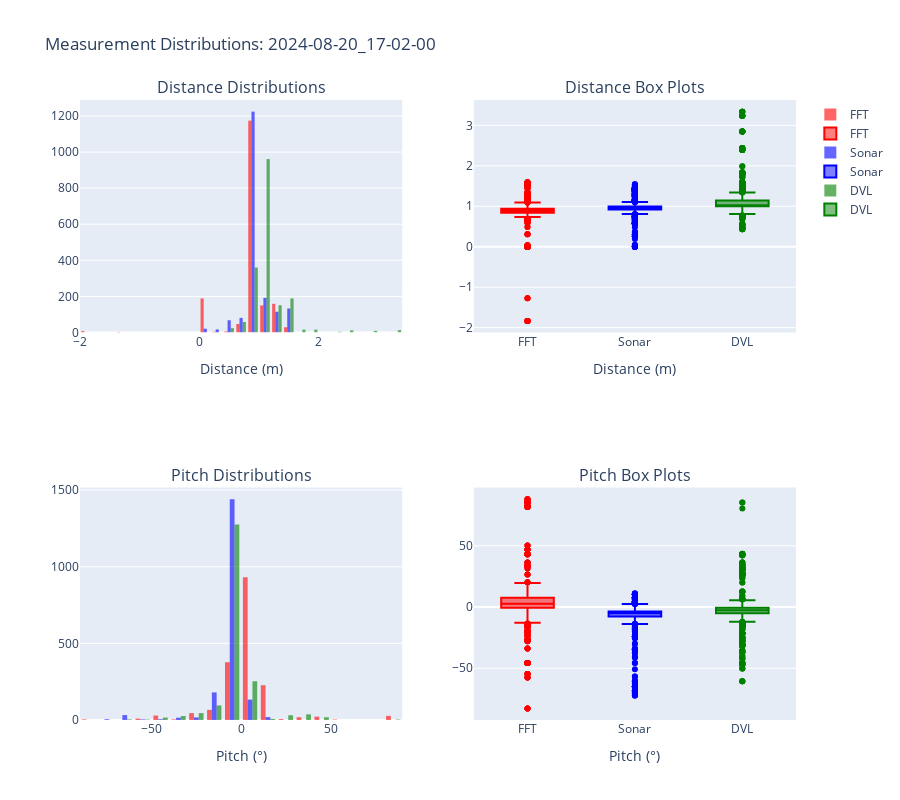
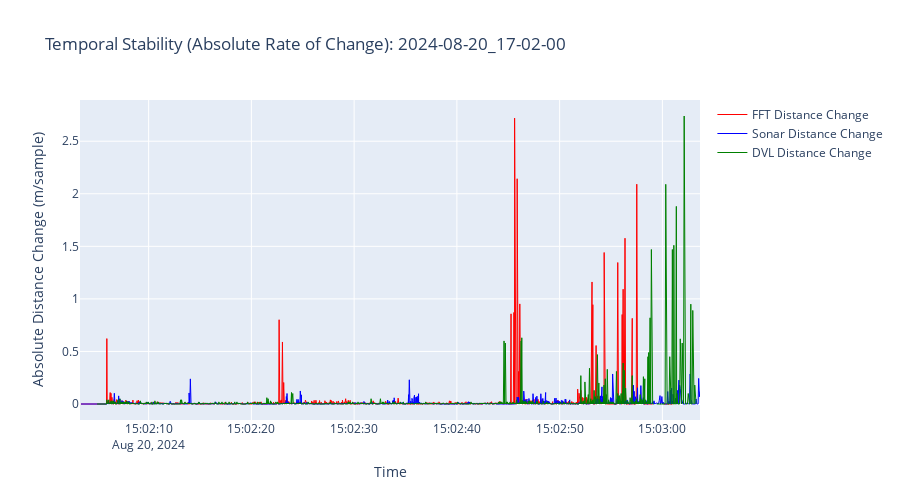
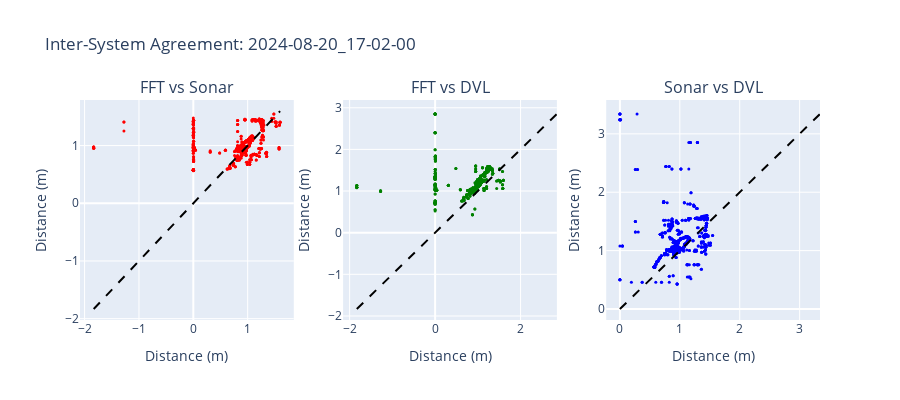

Notebook code cell kept with these figures, in order:
### Markdown cell above
## 8. Position Statistics and Analysis

### Code cell
# Display detailed position statistics
if three_sync_df is not None and not three_sync_df.empty:
    # XY Position Summary
    print_xy_position_statistics(three_sync_df)
    
    # Distance and Pitch Statistics
    distance_pitch_stats = compute_distance_pitch_statistics(three_sync_df)
    print_distance_pitch_statistics(distance_pitch_stats)
    
    # Quality metrics (no ground truth needed)
    print_quality_metrics(three_sync_df)
    
    # Time series analysis
    print_timeseries_analysis(three_sync_df)
    
    # Generate and display statistical visualizations
    print("\n=== GENERATING STATISTICAL VISUALIZATIONS ===\n")
    stat_figs = create_statistics_visualizations(three_sync_df, TARGET_BAG)
    
    for name, fig in stat_figs.items():
        if fig is not None:
            print(f"Displaying {name.replace('_', ' ').title()}...")
            try:
                display(fig)
                save_path = PLOTS_DIR / f"{TARGET_BAG}_stats_{name}.html"
                fig.write_html(str(save_path))
                print(f"  ✓ Saved: {save_path.name}\n")
            except Exception as e:
                print(f"  ✗ Warning: Could not display/save - {e}\n")
    
    # Generate and display time series visualizations
    print("=== GENERATING TIME SERIES VISUALIZATIONS ===\n")
    ts_figs = create_timeseries_visualizations(three_sync_df, TARGET_BAG)
    
    for name, fig in ts_figs.items():
        if fig is not None:
            print(f"Displaying {name.replace('_', ' ').title()}...")
            try:
                display(fig)
                save_path = PLOTS_DIR / f"{TARGET_BAG}_timeseries_{name}.html"
                fig.write_html(str(save_path))
                print(f"  ✓ Saved: {save_path.name}\n")
            except Exception as e:
                print(f"  ✗ Warning: Could not display/save - {e}\n")
    
    # Additional detailed analysis if visualizer available
    if visualizer is not None:
        try:
            print("\n=== DETAILED POSITION ANALYSIS ===\n")
            visualizer.print_position_summary(three_sync_df)
        except Exception as e:
            print(f"Could not print detailed analysis: {e}")
else:
    print("✗ No synchronized data available for position analysis")

### Figure 1 — Plotly figure (JSON) as saved in the notebook; plotly's stock layout.template omitted (floating-point values rounded to 4 significant figures; data arrays with more than 128 entries replaced by an {"elided": "..."} marker saying what was removed)
{"data": [{"marker": {"color": "red"}, "name": "FFT", "nbinsx": 30, "opacity": 0.6, "type": "histogram", "x": {"elided": "1769 float values"}, "xaxis": "x", "yaxis": "y"}, {"marker": {"color": "red"}, "name": "FFT", "type": "box", "xaxis": "x2", "y": {"elided": "1769 float values"}, "yaxis": "y2"}, {"marker": {"color": "red"}, "name": "FFT", "nbinsx": 30, "opacity": 0.6, "showlegend": false, "type": "histogram", "x": {"elided": "1769 float values"}, "xaxis": "x3", "yaxis": "y3"}, {"marker": {"color": "red"}, "name": "FFT", "showlegend": false, "type": "box", "xaxis": "x4", "y": {"elided": "1769 float values"}, "yaxis": "y4"}, {"marker": {"color": "blue"}, "name": "Sonar", "nbinsx": 30, "opacity": 0.6, "type": "histogram", "x": {"elided": "1851 float values"}, "xaxis": "x", "yaxis": "y"}, {"marker": {"color": "blue"}, "name": "Sonar", "type": "box", "xaxis": "x2", "y": {"elided": "1851 float values"}, "yaxis": "y2"}, {"marker": {"color": "blue"}, "name": "Sonar", "nbinsx": 30, "opacity": 0.6, "showlegend": false, "type": "histogram", "x": {"elided": "1851 float values"}, "xaxis": "x3", "yaxis": "y3"}, {"marker": {"color": "blue"}, "name": "Sonar", "showlegend": false, "type": "box", "xaxis": "x4", "y": {"elided": "1851 float values"}, "yaxis": "y4"}, {"marker": {"color": "green"}, "name": "DVL", "nbinsx": 30, "opacity": 0.6, "type": "histogram", "x": {"elided": "1813 float values"}, "xaxis": "x", "yaxis": "y"}, {"marker": {"color": "green"}, "name": "DVL", "type": "box", "xaxis": "x2", "y": {"elided": "1813 float values"}, "yaxis": "y2"}, {"marker": {"color": "green"}, "name": "DVL", "nbinsx": 30, "opacity": 0.6, "showlegend": false, "type": "histogram", "x": {"elided": "1813 float values"}, "xaxis": "x3", "yaxis": "y3"}, {"marker": {"color": "green"}, "name": "DVL", "showlegend": false, "type": "box", "xaxis": "x4", "y": {"elided": "1813 float values"}, "yaxis": "y4"}], "layout": {"annotations": [{"font": {"size": 16}, "showarrow": false, "text": "Distance Distributions", "x": 0.225, "xanchor": "center", "xref": "paper", "y": 1, "yanchor": "bottom", "yref": "paper"}, {"font": {"size": 16}, "showarrow": false, "text": "Distance Box Plots", "x": 0.775, "xanchor": "center", "xref": "paper", "y": 1, "yanchor": "bottom", "yref": "paper"}, {"font": {"size": 16}, "showarrow": false, "text": "Pitch Distributions", "x": 0.225, "xanchor": "center", "xref": "paper", "y": 0.375, "yanchor": "bottom", "yref": "paper"}, {"font": {"size": 16}, "showarrow": false, "text": "Pitch Box Plots", "x": 0.775, "xanchor": "center", "xref": "paper", "y": 0.375, "yanchor": "bottom", "yref": "paper"}], "height": 800, "title": {"text": "Measurement Distributions: 2024-08-20_17-02-00"}, "xaxis": {"anchor": "y", "domain": [0, 0.45], "title": {"text": "Distance (m)"}}, "xaxis2": {"anchor": "y2", "domain": [0.55, 1], "title": {"text": "Distance (m)"}}, "xaxis3": {"anchor": "y3", "domain": [0, 0.45], "title": {"text": "Pitch (°)"}}, "xaxis4": {"anchor": "y4", "domain": [0.55, 1], "title": {"text": "Pitch (°)"}}, "yaxis": {"anchor": "x", "domain": [0.625, 1]}, "yaxis2": {"anchor": "x2", "domain": [0.625, 1]}, "yaxis3": {"anchor": "x3", "domain": [0, 0.375]}, "yaxis4": {"anchor": "x4", "domain": [0, 0.375]}}}

### Figure 2 — Plotly figure (JSON) as saved in the notebook; plotly's stock layout.template omitted (floating-point values rounded to 4 significant figures; data arrays with more than 128 entries replaced by an {"elided": "..."} marker saying what was removed)
{"data": [{"line": {"color": "red", "width": 1}, "mode": "lines", "name": "FFT Distance Change", "type": "scatter", "x": {"elided": "1851 str values"}, "y": {"elided": "1851 float values"}}, {"line": {"color": "blue", "width": 1}, "mode": "lines", "name": "Sonar Distance Change", "type": "scatter", "x": {"elided": "1851 str values"}, "y": {"elided": "1851 float values"}}, {"line": {"color": "green", "width": 1}, "mode": "lines", "name": "DVL Distance Change", "type": "scatter", "x": {"elided": "1851 str values"}, "y": {"elided": "1851 float values"}}], "layout": {"height": 500, "title": {"text": "Temporal Stability (Absolute Rate of Change): 2024-08-20_17-02-00"}, "xaxis": {"title": {"text": "Time"}}, "yaxis": {"title": {"text": "Absolute Distance Change (m/sample)"}}}}

### Figure 3 — Plotly figure (JSON) as saved in the notebook; plotly's stock layout.template omitted (floating-point values rounded to 4 significant figures; data arrays with more than 128 entries replaced by an {"elided": "..."} marker saying what was removed)
{"data": [{"marker": {"color": "red", "size": 3}, "mode": "markers", "showlegend": false, "type": "scatter", "x": {"elided": "1769 float values"}, "xaxis": "x", "y": {"elided": "1769 float values"}, "yaxis": "y"}, {"line": {"color": "black", "dash": "dash"}, "mode": "lines", "showlegend": false, "type": "scatter", "x": [-1.833, 1.596], "xaxis": "x", "y": [-1.833, 1.596], "yaxis": "y"}, {"marker": {"color": "green", "size": 3}, "mode": "markers", "showlegend": false, "type": "scatter", "x": {"elided": "1739 float values"}, "xaxis": "x2", "y": {"elided": "1739 float values"}, "yaxis": "y2"}, {"line": {"color": "black", "dash": "dash"}, "mode": "lines", "showlegend": false, "type": "scatter", "x": [-1.833, 2.85], "xaxis": "x2", "y": [-1.833, 2.85], "yaxis": "y2"}, {"marker": {"color": "blue", "size": 3}, "mode": "markers", "showlegend": false, "type": "scatter", "x": {"elided": "1813 float values"}, "xaxis": "x3", "y": {"elided": "1813 float values"}, "yaxis": "y3"}, {"line": {"color": "black", "dash": "dash"}, "mode": "lines", "showlegend": false, "type": "scatter", "x": [0, 3.34], "xaxis": "x3", "y": [0, 3.34], "yaxis": "y3"}], "layout": {"annotations": [{"font": {"size": 16}, "showarrow": false, "text": "FFT vs Sonar", "x": 0.1444, "xanchor": "center", "xref": "paper", "y": 1, "yanchor": "bottom", "yref": "paper"}, {"font": {"size": 16}, "showarrow": false, "text": "FFT vs DVL", "x": 0.5, "xanchor": "center", "xref": "paper", "y": 1, "yanchor": "bottom", "yref": "paper"}, {"font": {"size": 16}, "showarrow": false, "text": "Sonar vs DVL", "x": 0.8556, "xanchor": "center", "xref": "paper", "y": 1, "yanchor": "bottom", "yref": "paper"}], "height": 400, "title": {"text": "Inter-System Agreement: 2024-08-20_17-02-00"}, "xaxis": {"anchor": "y", "domain": [0, 0.2889], "title": {"text": "Distance (m)"}}, "xaxis2": {"anchor": "y2", "domain": [0.3556, 0.6444], "title": {"text": "Distance (m)"}}, "xaxis3": {"anchor": "y3", "domain": [0.7111, 1], "title": {"text": "Distance (m)"}}, "yaxis": {"anchor": "x", "domain": [0, 1], "title": {"text": "Distance (m)"}}, "yaxis2": {"anchor": "x2", "domain": [0, 1], "title": {"text": "Distance (m)"}}, "yaxis3": {"anchor": "x3", "domain": [0, 1], "title": {"text": "Distance (m)"}}}}
